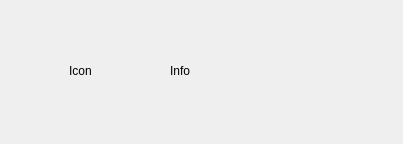
<?xml version="1.0" encoding="UTF-8"?>
<ui version="4.0">
 <class>About</class>
 <widget class="QDialog" name="About">
  <property name="geometry">
   <rect>
    <x>0</x>
    <y>0</y>
    <width>403</width>
    <height>144</height>
   </rect>
  </property>
  <property name="windowTitle">
   <string>О программе</string>
  </property>
  <widget class="QLabel" name="m_iconLabel">
   <property name="geometry">
    <rect>
     <x>20</x>
     <y>10</y>
     <width>121</width>
     <height>121</height>
    </rect>
   </property>
   <property name="text">
    <string>Icon</string>
   </property>
   <property name="alignment">
    <set>Qt::AlignCenter</set>
   </property>
  </widget>
  <widget class="QLabel" name="m_infoLabel">
   <property name="geometry">
    <rect>
     <x>170</x>
     <y>10</y>
     <width>221</width>
     <height>121</height>
    </rect>
   </property>
   <property name="sizePolicy">
    <sizepolicy hsizetype="Preferred" vsizetype="Preferred">
     <horstretch>0</horstretch>
     <verstretch>0</verstretch>
    </sizepolicy>
   </property>
   <property name="text">
    <string>Info</string>
   </property>
   <property name="wordWrap">
    <bool>true</bool>
   </property>
  </widget>
 </widget>
 <resources/>
 <connections/>
</ui>
